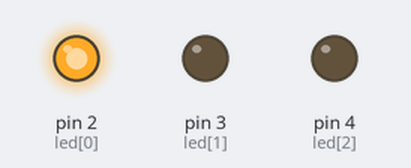
Bench run of a sketch on a simulated Arduino Uno, built with avr-gcc and run on an emulated ATmega328P. Shown: output pins drawn as LEDs (lit = HIGH).

Above: at 0.2 s.
At 1.7 s:
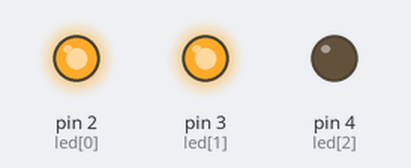
At 4.7 s:
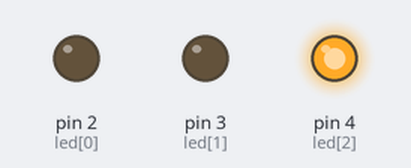
Timing chart, 0 to 5.8 s (numbered marks = the images above):
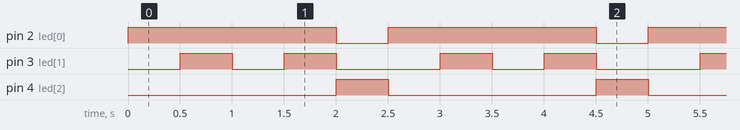

Measured:
- by itself, pin 2 (led[0]): alternates HIGH for 2.0 s and LOW for 0.50 s
- by itself, pin 3 (led[1]): repeats every 2.5 s: LOW 0.50 s, HIGH 0.50 s, LOW 1.0 s, HIGH 0.50 s
- by itself, pin 4 (led[2]): alternates HIGH for 0.50 s and LOW for 2.0 s

The sketch:

Arduino_3Led.ino
```cpp
byte led[3]={2,3,4};
byte sys[5][3]={{1,0,0},{1,1,0},{1,0,0},{1,1,0},{0,0,1}};
void setup()
{
 for(int i=0;i<3;i++)
   pinMode(*(led+i),OUTPUT);
}

void loop()
{
  for(int i=0;i<5;i++){
for(int J=0;J<=3;J++){
digitalWrite(led[J],sys[i][J]);
}delay(500);}

}
```
